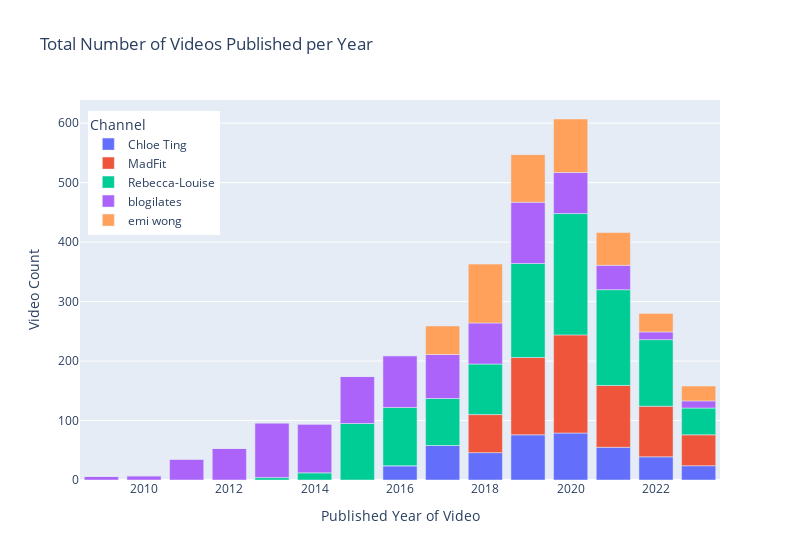

Notebook source saved alongside this figure:
### Code cell
df = videos_df.groupby(['published_year', 'channel']).agg(
    count=('video_id', np.size)).fillna(0).reset_index()

# Calculate the percentage change in total number of videos from the past year
df['percentage_change'] = df.groupby('channel')['count'].pct_change() * 100

fig = px.bar(df, 
             x='published_year', 
             y='count', 
             color='channel',
             title='Total Number of Videos Published per Year',
             labels={'channel':'Channel','published_year':'Published Year of Video','count':'Video Count'},
             width=800,
             template='plotly'
             )

fig.update_layout(legend=dict(
    yanchor="top",
    y=0.97,
    xanchor="left",
    x=0.013
))


fig.show()

### Figure 1 — Plotly figure (JSON) as saved in the notebook; plotly's stock layout.template omitted (floating-point values rounded to 4 significant figures)
{"data": [{"alignmentgroup": "True", "hovertemplate": "Channel=Chloe Ting<br>Published Year of Video=%{x}<br>Video Count=%{y}<extra></extra>", "legendgroup": "Chloe Ting", "marker": {"color": "#636efa", "pattern": {"shape": ""}}, "name": "Chloe Ting", "offsetgroup": "Chloe Ting", "orientation": "v", "showlegend": true, "textposition": "auto", "type": "bar", "x": [2009, 2010, 2011, 2012, 2013, 2014, 2015, 2016, 2017, 2018, 2019, 2020, 2021, 2022, 2023], "xaxis": "x", "y": [0, 0, 0, 0, 0, 0, 0, 24, 58, 46, 76, 79, 55, 39, 24], "yaxis": "y"}, {"alignmentgroup": "True", "hovertemplate": "Channel=MadFit<br>Published Year of Video=%{x}<br>Video Count=%{y}<extra></extra>", "legendgroup": "MadFit", "marker": {"color": "#EF553B", "pattern": {"shape": ""}}, "name": "MadFit", "offsetgroup": "MadFit", "orientation": "v", "showlegend": true, "textposition": "auto", "type": "bar", "x": [2009, 2010, 2011, 2012, 2013, 2014, 2015, 2016, 2017, 2018, 2019, 2020, 2021, 2022, 2023], "xaxis": "x", "y": [0, 0, 0, 0, 0, 0, 0, 0, 0, 64, 130, 165, 104, 85, 52], "yaxis": "y"}, {"alignmentgroup": "True", "hovertemplate": "Channel=Rebecca-Louise<br>Published Year of Video=%{x}<br>Video Count=%{y}<extra></extra>", "legendgroup": "Rebecca-Louise", "marker": {"color": "#00cc96", "pattern": {"shape": ""}}, "name": "Rebecca-Louise", "offsetgroup": "Rebecca-Louise", "orientation": "v", "showlegend": true, "textposition": "auto", "type": "bar", "x": [2009, 2010, 2011, 2012, 2013, 2014, 2015, 2016, 2017, 2018, 2019, 2020, 2021, 2022, 2023], "xaxis": "x", "y": [0, 0, 0, 0, 4, 12, 95, 98, 79, 85, 158, 204, 161, 112, 45], "yaxis": "y"}, {"alignmentgroup": "True", "hovertemplate": "Channel=blogilates<br>Published Year of Video=%{x}<br>Video Count=%{y}<extra></extra>", "legendgroup": "blogilates", "marker": {"color": "#ab63fa", "pattern": {"shape": ""}}, "name": "blogilates", "offsetgroup": "blogilates", "orientation": "v", "showlegend": true, "textposition": "auto", "type": "bar", "x": [2009, 2010, 2011, 2012, 2013, 2014, 2015, 2016, 2017, 2018, 2019, 2020, 2021, 2022, 2023], "xaxis": "x", "y": [6, 7, 35, 53, 92, 82, 79, 87, 74, 69, 103, 69, 41, 13, 12], "yaxis": "y"}, {"alignmentgroup": "True", "hovertemplate": "Channel=emi wong<br>Published Year of Video=%{x}<br>Video Count=%{y}<extra></extra>", "legendgroup": "emi wong", "marker": {"color": "#FFA15A", "pattern": {"shape": ""}}, "name": "emi wong", "offsetgroup": "emi wong", "orientation": "v", "showlegend": true, "textposition": "auto", "type": "bar", "x": [2009, 2010, 2011, 2012, 2013, 2014, 2015, 2016, 2017, 2018, 2019, 2020, 2021, 2022, 2023], "xaxis": "x", "y": [0, 0, 0, 0, 0, 0, 0, 0, 48, 99, 80, 90, 55, 31, 25], "yaxis": "y"}], "layout": {"barmode": "relative", "legend": {"title": {"text": "Channel"}, "tracegroupgap": 0, "x": 0.013, "xanchor": "left", "y": 0.97, "yanchor": "top"}, "title": {"text": "Total Number of Videos Published per Year"}, "width": 800, "xaxis": {"anchor": "y", "domain": [0, 1], "title": {"text": "Published Year of Video"}}, "yaxis": {"anchor": "x", "domain": [0, 1], "title": {"text": "Video Count"}}}}
